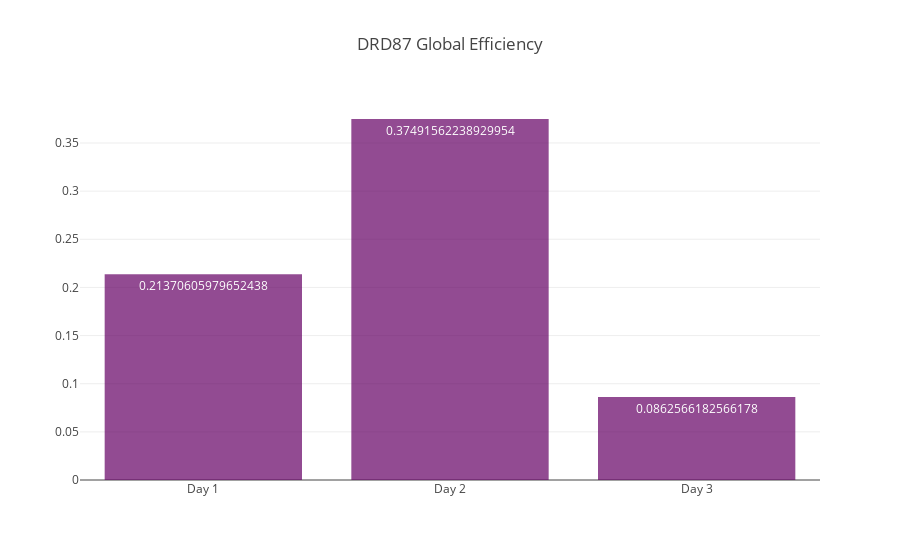

Notebook cell for this chart:
### Code cell
x = ["Day 1", "Day 2", "Day 3"]
y = [drd87_day1_graph.global_efficiency, drd87_day2_graph.global_efficiency, drd87_day3_graph.global_efficiency]
plot_network_measures(x, y, title="DRD87 Global Efficiency", color="rgb(100,0,100)")

### Figure 1 — Plotly figure (JSON) as saved in the notebook; plotly's stock layout.template omitted (floating-point values rounded to 4 significant figures)
{"data": [{"marker": {"color": "rgb(100,0,100)"}, "name": "1", "opacity": 0.7, "text": [0.2137, 0.3749, 0.08626], "textposition": "auto", "type": "bar", "uid": "efc1c4", "x": ["Day 1", "Day 2", "Day 3"], "y": [0.2137, 0.3749, 0.08626]}], "layout": {"autosize": true, "title": "DRD87 Global Efficiency", "xaxis": {"autorange": true, "range": [-0.5, 2.5], "type": "category"}, "yaxis": {"autorange": true, "range": [0, 0.3946], "type": "linear"}}}
